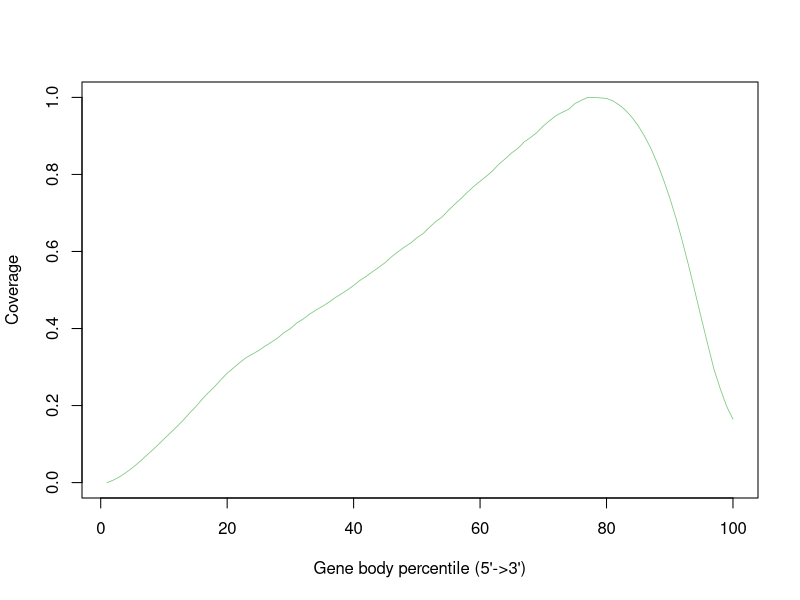

The R script that drew this image:
V2.sorted <- c(0.0,0.00639429504894304,0.01523510298617733,0.026098054804956427,0.038222609664876304,0.051899562593150275,0.06688860824860866,0.08160283662560172,0.09697279181121203,0.11316208595261895,0.1286752017670112,0.14473028281893505,0.1611764991602095,0.17956369241938905,0.19649818876240194,0.21568682589878033,0.23320866428576906,0.24902343999652324,0.26703611482505,0.28406264300085127,0.29780158959426745,0.31183005299499705,0.3245413107889429,0.3336038898787992,0.3431036201744003,0.3544222573874719,0.36469594983242537,0.3755397283527069,0.389469129711199,0.3997811687531476,0.41427234775761884,0.42447445988818133,0.43700996244589935,0.447575089028016,0.45701218654852505,0.46735873752776935,0.4792046404495244,0.48931663807714826,0.5000850016233392,0.5118049998849602,0.5249725821831485,0.5357300808601909,0.5477370394893256,0.5591381218859368,0.5712844064841539,0.5861571341287269,0.5991489611906874,0.6111111821233278,0.6216251799094509,0.6353813824715149,0.6465511070662553,0.6629417208418867,0.6777249730934711,0.6897971209374976,0.7070256078574734,0.7228825648249222,0.7375456644059217,0.753787365563222,0.7689080678683639,0.7824277997489576,0.7954228223606676,0.8096954257622664,0.8270479000125266,0.8409408721038732,0.8561657493308519,0.8679279288491675,0.8847320467623968,0.8960557968550678,0.9092387177920541,0.9258172298929619,0.9397127584241083,0.9526183056428296,0.9612827192338861,0.9690402358060072,0.9839091287908807,0.9923147028522199,0.9997149569623359,1.0,0.9987224192101112,0.997274196063594,0.990950842219092,0.9804215057941708,0.9668902699344785,0.9488098494512602,0.9266704416761042,0.8996642116323124,0.868241092724628,0.8302345022228244,0.7869948794510813,0.739358819333843,0.6857809540122044,0.626529709665132,0.562392469750926,0.49500088197173087,0.42641415858618653,0.35953130232712716,0.2941458806807288,0.2433302485626417,0.1979438554691195,0.16455419524553325)


pdf("RSeQC/03.WT_EV_2.geneBodyCoverage.curves.pdf")
x=1:100
icolor = colorRampPalette(c("#7fc97f","#beaed4","#fdc086","#ffff99","#386cb0","#f0027f"))(1)
plot(x,V2.sorted,type='l',xlab="Gene body percentile (5'->3')", ylab="Coverage",lwd=0.8,col=icolor[1])
dev.off()
